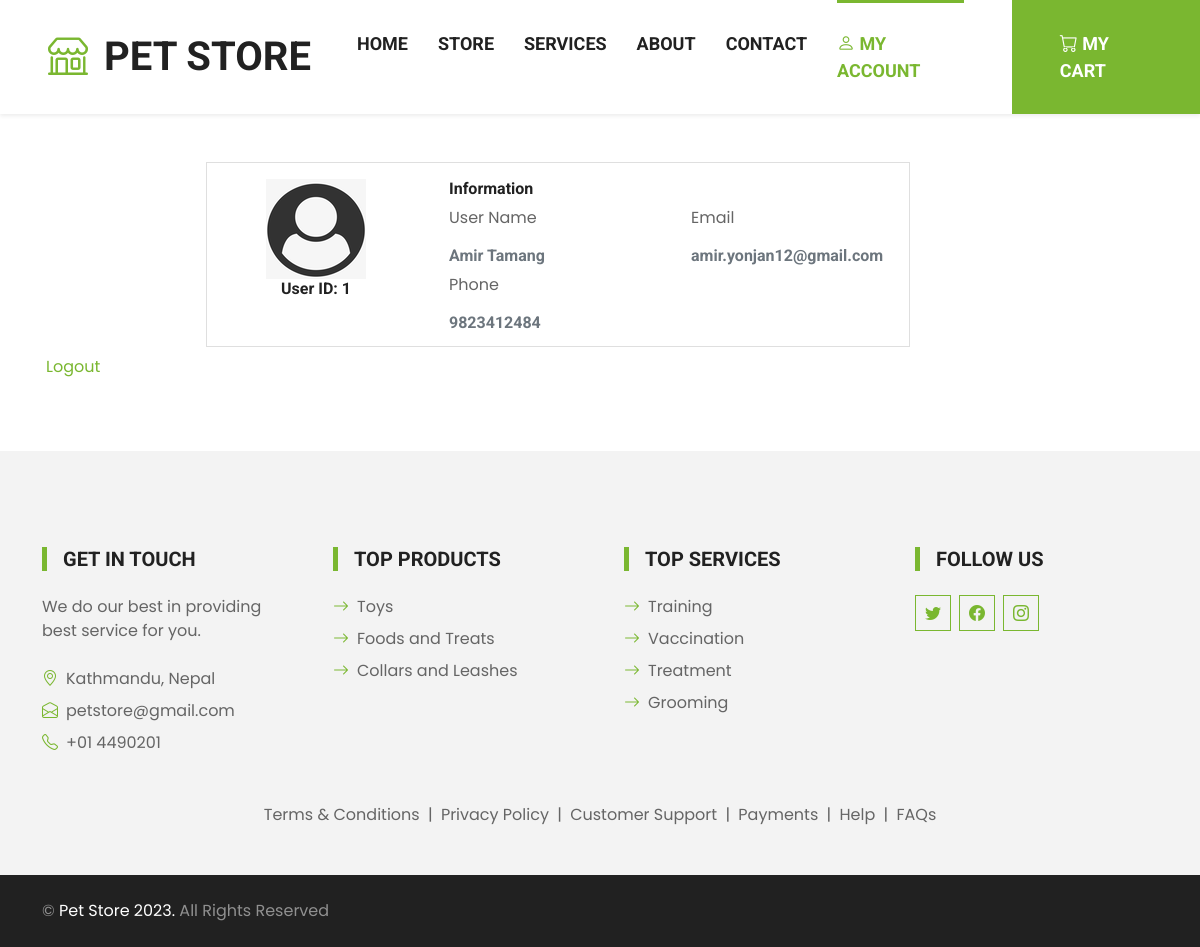
The app's page /pets/public/profile.php (signed in) with its own data.
### tables this page shows
CREATE TABLE `tbl_user` (
  `user_id` int NOT NULL AUTO_INCREMENT,
  `password` varchar(255) NOT NULL,
  `repassword` varchar(30) NOT NULL,
  `reset_token` varchar(255) DEFAULT NULL,
  `username` varchar(50) NOT NULL,
  `contact` varchar(15) NOT NULL,
  `email` varchar(30) NOT NULL,
  `token_expiration` datetime DEFAULT NULL,
  PRIMARY KEY (`user_id`)
);

### pets/public/profile.php (the view, shortened to what this page needs)
<?php
$hostname = 'db';
$username = 'admin1';
$password = 'password';
$dbname = 'pets';
$pdo = new PDO("mysql:host=$hostname;dbname=$dbname", $username, $password);
$userID = $_SESSION['user_id'];
$stmt = $pdo->prepare('SELECT username, email, contact FROM tbl_user WHERE user_id = :userID');
$stmt->bindParam(':userID', $userID);
$stmt->execute();
$user = $stmt->fetch(PDO::FETCH_ASSOC);
$userName = $user['username'];
$userEmail = $user['email'];
$userPhone = $user['contact'];
?>
<!DOCTYPE html>
<html lang="en">
<head>
    <link href="https://cdn.jsdelivr.net/npm/bootstrap-icons@1.4.1/font/bootstrap-icons.css" rel="stylesheet">
    <link href="lib/flaticon/font/flaticon.css" rel="stylesheet">
    <link href="lib/owlcarousel/assets/owl.carousel.min.css" rel="stylesheet">
    <link href="css/bootstrap.min.css" rel="stylesheet">
    <link href="css/style.css" rel="stylesheet">
</head>
<body>
    <nav class="navbar navbar-expand-lg bg-white navbar-light shadow-sm py-3 py-lg-0 px-3 px-lg-0">
        <a href="index.php" class="navbar-brand ms-lg-5">
            <h1 class="m-0 text-uppercase text-dark"><i class="bi bi-shop fs-1 text-primary me-3"></i>Pet Store</h1>
        </a>
        <div class="collapse navbar-collapse" id="navbarCollapse">
            <div class="navbar-nav ms-auto py-0">
                <a href="index.php" class="nav-item nav-link">Home</a>
                <a href="store.php" class="nav-item nav-link">Store</a>
                <a href="service.php" class="nav-item nav-link">Services</a>
                <a href="about.php" class="nav-item nav-link">About</a>
                <a href="contact.php" class="nav-item nav-link">Contact</a>
                <?php
                if (isset($_SESSION['loggedin']) && $_SESSION['loggedin'] === true) {
                    echo '<a href="profile.php" class="nav-item nav-link active"><i class="bi bi-person"></i> My Account</a>';
                } else {
                    echo '<a href="login.php" class="nav-item nav-link active"><i class="bi bi-person"></i> My Account</a>';
                }
                ?>
                <a href="cart.php" class="nav-item nav-link nav-contact bg-primary text-white px-5 ms-lg-5"><i class="bi bi-cart"></i> My Cart</a>
            </div>
        </div>
    </nav>
    <div class="mt-5">
        <div class="row container d-flex justify-content-center">
            <div class="col-xl-8 col-md-12">
                <div class="card user-card-full">
                    <div class="mt-3 row m-l-0 m-r-0">
                        <div class="col-sm-4 bg-c-lite-green user-profile">
                            <div class="card-block text-center text-white">
                                <div class="m-b-25">
                                    <img src="img/defaultuser.png" class="img-radius" alt="User-Profile-Image">
                                </div>
                                <h6 class="f-w-600"> <a> User ID: <?php echo $userID; ?> </a> </h6>
                                <p>Web Designer</p>
                            </div>
                        </div>
                        <div class="col-sm-8">
                            <div class="card-block">
                                <h6 class="m-b-20 p-b-5 b-b-default f-w-600">Information</h6>
                                <div class="row">
                                    <div class="col-sm-6">
                                        <p class="m-b-10 f-w-600">User Name</p>
                                        <h6 class="text-muted f-w-400"><?php echo $userName; ?></h6>
                                    </div>
                                    <div class="col-sm-6">
                                        <p class="m-b-10 f-w-600">Email</p>
                                        <h6 class="text-muted f-w-400"><?php echo $userEmail; ?></h6>
                                    </div>
                                    <div class="col-sm-6">
                                        <p class="m-b-10 f-w-600">Phone</p>
                                        <h6 class="text-muted f-w-400"><?php echo $userPhone; ?></h6>
                                    </div>
                                </div>
                            </div>
                        </div>
                    </div>
                </div>
            </div>
        </div>
    </div>
    <div class="container">
        <div class="ml-3 row m-l-0 m-r-0">
            <a href="/logout.php" class="nav-link" onclick="return confirm('Are you sure you want to logout?');">
                <p>Logout</p>
            </a>
        </div>
    </div>
    <div class="container-fluid bg-light mt-5 py-5">
        <div class="container pt-5">
            <div class="row g-5">
                <div class="col-lg-3 col-md-6">
                    <h5 class="text-uppercase border-start border-5 border-primary ps-3 mb-4">Get In Touch</h5>
                    <p class="mb-4">We do our best in providing best service for you.</p>
                    <p class="mb-2"><i class="bi bi-geo-alt text-primary me-2"></i>Kathmandu, Nepal</p>
                    <p class="mb-2"><i class="bi bi-envelope-open text-primary me-2"></i>petstore@gmail.com</p>
                    <p class="mb-0"><i class="bi bi-telephone text-primary me-2"></i>+01 4490201</p>
                </div>
                <div class="col-lg-3 col-md-6">
                    <h5 class="text-uppercase border-start border-5 border-primary ps-3 mb-4">Top Products</h5>
                    <div class="d-flex flex-column justify-content-start">
                        <a class="text-body mb-2" href="store.php"><i class="bi bi-arrow-right text-primary me-2"></i>Toys</a>
                        <a class="text-body mb-2" href="store.php"><i class="bi bi-arrow-right text-primary me-2"></i>Foods and Treats</a>
                        <a class="text-body" href="store.php"><i class="bi bi-arrow-right text-primary me-2"></i>Collars and Leashes</a>
                    </div>
                </div>
                <div class="col-lg-3 col-md-6">
                    <h5 class="text-uppercase border-start border-5 border-primary ps-3 mb-4">Top Services</h5>
                    <div class="d-flex flex-column justify-content-start">
                        <a class="text-body mb-2" href="service.php"><i class="bi bi-arrow-right text-primary me-2"></i>Training</a>
                        <a class="text-body mb-2" href="service.php"><i class="bi bi-arrow-right text-primary me-2"></i>Vaccination</a>
                        <a class="text-body mb-2" href="service.php"><i class="bi bi-arrow-right text-primary me-2"></i>Treatment</a>
                        <a class="text-body" href="service.php"><i class="bi bi-arrow-right text-primary me-2"></i>Grooming</a>
                    </div>
                </div>
                <div class="col-lg-3 col-md-6">
                    <h5 class="text-uppercase border-start border-5 border-primary ps-3 mb-4">Follow us</h5>
                    <div class="d-flex">
                        <a class="btn btn-outline-primary btn-square me-2" href="https://twitter.com/amiryonjantmg"><i class="bi bi-twitter"></i></a>
                        <a class="btn btn-outline-primary btn-square me-2" href="https://www.facebook.com/amir.yonjan.tamang.34"><i class="bi bi-facebook"></i></a>
                        <a class="btn btn-outline-primary btn-square" href="https://www.instagram.com/amir.yonjan.tamang/"><i class="bi bi-instagram"></i></a>
                    </div>
                </div>
                <div class="col-12 text-center text-body">
                    <a class="text-body" href="">Terms & Conditions</a>
                    <span class="mx-1">|</span>
                    <a class="text-body" href="">Privacy Policy</a>
                    <span class="mx-1">|</span>
                    <a class="text-body" href="">Customer Support</a>
                    <span class="mx-1">|</span>
                    <a class="text-body" href="">Payments</a>
                    <span class="mx-1">|</span>
                    <a class="text-body" href="">Help</a>
                    <span class="mx-1">|</span>
                    <a class="text-body" href="">FAQs</a>
                </div>
            </div>
        </div>
    </div>
    <div class="container-fluid bg-dark text-white-50 py-4">
        <div class="container">
            <div class="row g-5">
                <div class="col-md-6 text-center text-md-start">
                    <p class="mb-md-0"> &copy; <a class="text-white">Pet Store 2023. </a> All Rights Reserved</p>
                </div>
            </div>
        </div>
    </div>
</body>
</html>

### pets/public/css/style.css (style rules this page uses)
:root { --primary: #7AB730; --secondary: #FFD33C; --light: #F3F3F3; --dark: #212121; }
.btn { font-family: 'Roboto', sans-serif; text-transform: uppercase; font-weight: 700; transition: .5s; }
.btn-square { width: 36px; height: 36px; }
.btn-square, .btn-sm-square, .btn-lg-square { padding-left: 0; padding-right: 0; text-align: center; }
.navbar-light .navbar-nav .nav-link { font-family: 'Roboto', sans-serif; position: relative; margin-left: 30px; padding: 30px 0; font-size: 18px; font-weight: 700; text-transform: uppercase; color: var(--dark); outline: none; transition: .5s; }
.navbar-light .navbar-nav .nav-link:hover, .navbar-light .navbar-nav .nav-link.active { color: var(--primary); }
@media (min-width: 992px) { .navbar-light .navbar-nav .nav-link::before { position: absolute; content: ""; width: 0; height: 7px; top: -4px; left: 50%; background: var(--primary); transition: .5s; } }
@media (min-width: 992px) { .navbar-light .navbar-nav .nav-link:hover::before, .navbar-light .navbar-nav .nav-link.active::before { width: 100%; left: 0; } }
@media (min-width: 992px) { .navbar-light .navbar-nav .nav-link.nav-contact::before { width: 100%; height: 1px; top: -1px; left: 0; } }

### records on screen
tbl_user: username "Amir Tamang", email "amir.yonjan12@gmail.com", contact "9823412484"

### other values on screen
$userID "1"
